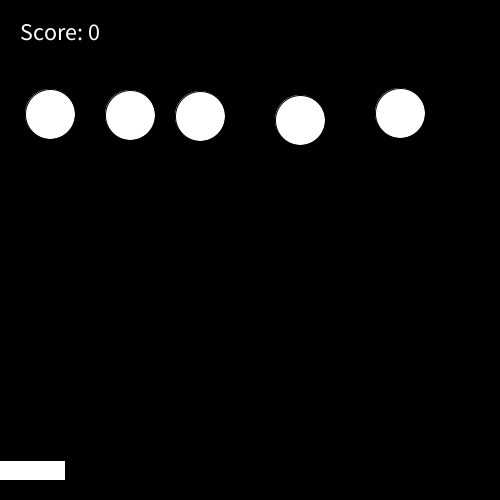
Frame 1 (no input)
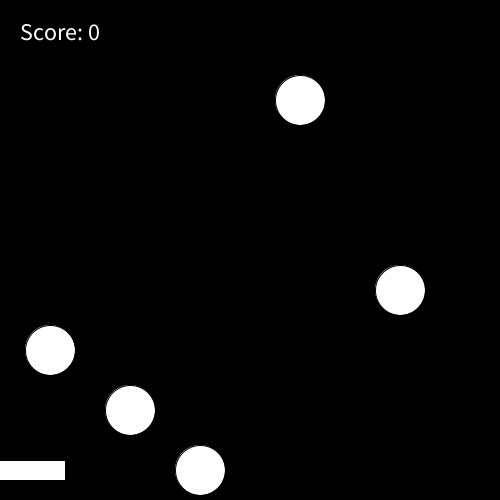
Frame 60 (the mouse pressed at the canvas centre just before this capture)
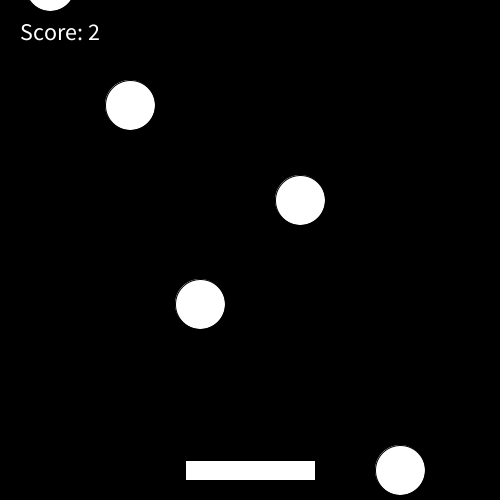
Frame 120 (the mouse held since frame 60 and released just before this capture)

The Processing sketch that drew these frames (run headless with seeded random() and noise(); from frame 60 on, the mouse is pressed at the canvas centre):

// Processing sketch: game
// ── game.pde
class Balloon
{
  float xPos;
  float yPos;
  float fallspeed;
  float size;

  Balloon(float xPos, float yPos, float fallspeed, float size)
  {
    this.xPos = xPos;
    this.yPos = yPos;
    this.fallspeed = fallspeed;
    this.size = size;
  }

  void Draw()
  {
    yPos += fallspeed;
    circle(xPos, yPos, size);
  }

  void opnieuw()
  {
    yPos = -size;
  }
}
  

// ── d.pde
Balloon ballonetje1 = new Balloon(400, 110, 3, 50);
Balloon ballonetje2 = new Balloon(130, 110, 5, 50);
Balloon ballonetje3 = new Balloon(50,  110, 4, 50);
Balloon ballonetje4 = new Balloon(200, 110, 6, 50);
Balloon ballonetje5 = new Balloon(300, 110, 10, 50);

Balloon[] ballonnetje = new Balloon[5];


float paddleX;                
float paddleBreedte = 130;
int score = 0;

void setup()
{
  size(500, 500);
  ballonnetje[0] = ballonetje1;
  ballonnetje[1] = ballonetje2;
  ballonnetje[2] = ballonetje3;
  ballonnetje[3] = ballonetje4;
  ballonnetje[4] = ballonetje5;
}

void draw()
{
  background(0, 0, 0);
  paddleX = mouseX - paddleBreedte / 2;
  fill(255,255,255);
  rect(paddleX, 460, paddleBreedte, 20);


  for (int i = 0; i < ballonnetje.length; i++)
  {
    ballonnetje[i].Draw();

    if (raaktPaddle(ballonnetje[i]))
    {
      ballonnetje[i].opnieuw();
      score = score + 1;
    }

    if (ballonnetje[i].yPos > height + ballonnetje[i].size)
    {
      ballonnetje[i].opnieuw();
    }
  }

  
  fill(255);
  textSize(24);
  text("Score: " + score, 20, 40);
}

boolean raaktPaddle(Balloon a)
{
  boolean oppaddle = a.yPos > 440 && a.yPos < 490;
  boolean tussenpaddle = a.xPos > paddleX && a.xPos < paddleX + paddleBreedte;

  return oppaddle && tussenpaddle;
}
